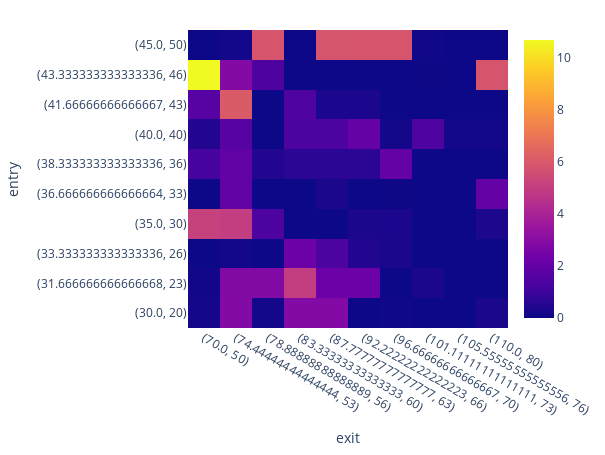

Notebook code cell kept with this figure:
### Code cell
import numpy as np
import pandas as pd
import vectorbt as vbt
import yfinance as yf

# Parameters
num = 10
metric1 = "total_return"
metric2 = "max_drawdown"
start = "2020-01-01"

# Download TSLA data from Yahoo Finance
df = yf.download("BTC-USD", auto_adjust=True, start=start)
df = df[['Close']]

# Generate parameter arrays for moving averages entry/exit points
arr1 = np.linspace(20, 50, num=num)
arr2 = np.linspace(50, 80, num=num)

short = list(arr1.astype('i'))
long = list(arr2.astype('i'))

# Create a mesh grid in order to simulate more MA combinations
grid1 = np.array(np.meshgrid(short, long)).T.reshape(-1, 2)
lst1 = [x[0] for x in grid1[:, [0]]]
lst2 = [x[0] for x in grid1[:, [1]]]

# Generate short-term and long-term moving averages for each combination
short_ma = vbt.MA.run(df, lst1)
long_ma = vbt.MA.run(df, lst2)

# Generate RSI
rsi = vbt.RSI.run(df)

# Define entry and exit points for RSI
entry_points = np.linspace(30, 45, num=num)
exit_points = np.linspace(70, 110, num=num)

# Create a mesh grid in order to simulate more RSI combinations
grid2 = np.array(np.meshgrid(entry_points, exit_points)).T.reshape(-1, 2)

# Creating rsi indicators
rsi_buy_signal = rsi.rsi_crossed_above(list(grid2[:, [0]]))  
rsi_sell_signal = rsi.rsi_crossed_below(list(grid2[:, [1]])) 

ma_buy_signal = short_ma.ma_crossed_below(long_ma)
ma_sell_signal = short_ma.ma_crossed_below(long_ma)

entries = rsi_buy_signal.vbt & ma_buy_signal
exits = rsi_sell_signal.vbt & ma_sell_signal

print(entries)

# Build the portfolio using the combined signals
pf = vbt.Portfolio.from_signals(df, entries, exits)

# Display results
print(pf.stats())

# Get the performance metric
pf_perf = pf.deep_getattr(metric1)
print(pf_perf)

pf_perf_matrix = pf_perf.vbt.unstack_to_df(index_levels = ["rsi_crossed_above", 2], 
                  column_levels = ["rsi_crossed_below", 3] )


pf_perf_matrix.vbt.heatmap( 
    xaxis_title = "exit",
    yaxis_title = "entry" ).show()

### Figure 1 — Plotly figure (JSON) as saved in the notebook; plotly's stock layout.template omitted (floating-point values rounded to 4 significant figures)
{"data": [{"colorscale": [[0, "#0d0887"], [0.1111, "#46039f"], [0.2222, "#7201a8"], [0.3333, "#9c179e"], [0.4444, "#bd3786"], [0.5556, "#d8576b"], [0.6667, "#ed7953"], [0.7778, "#fb9f3a"], [0.8889, "#fdca26"], [1, "#f0f921"]], "hoverongaps": false, "type": "heatmap", "uid": "c174dd09-b429-49d9-acbc-70751a8d4e95", "x": ["(70.0, 50)", "(74.44444444444444, 53)", "(78.88888888888889, 56)", "(83.33333333333333, 60)", "(87.77777777777777, 63)", "(92.22222222222223, 66)", "(96.66666666666667, 70)", "(101.11111111111111, 73)", "(105.55555555555556, 76)", "(110.0, 80)"], "y": ["(30.0, 20)", "(31.666666666666668, 23)", "(33.333333333333336, 26)", "(35.0, 30)", "(36.666666666666664, 33)", "(38.333333333333336, 36)", "(40.0, 40)", "(41.66666666666667, 43)", "(43.333333333333336, 46)", "(45.0, 50)"], "z": [[0.1729, 2.869, 0.1133, 2.869, 2.869, 0, 0.04189, 0, 0, 0.2711], [0.1231, 2.808, 2.808, 5.02, 2.22, 2.22, 0, 0.2711, 0, 0], [0, 0.1133, 0, 2.22, 1.364, 0.4682, 0.2711, 0, 0, 0], [5.157, 5.02, 1.364, 0, 0, 0.2711, 0.2731, 0, 0, 0.3025], [0, 1.901, 0, 0, 0.2711, 0, 0.02235, 0, 0, 2.007], [1.203, 1.901, 0.4682, 0.6196, 0.6196, 0.6196, 2.007, 0, 0, 0], [0.4682, 1.657, 0, 1.362, 1.362, 2.007, 0.1339, 1.428, 0.1339, 0.1339], [1.657, 6.075, 0, 1.428, 0.2932, 0.2932, 0, 0, 0, 0], [10.69, 2.867, 1.406, 0, 0, 0, 0, 0.01975, 0, 5.858], [0, 0.1353, 5.858, 0, 5.819, 5.858, 5.858, 0.08548, 0, 0]]}], "layout": {"height": 455, "legend": {"orientation": "h", "traceorder": "normal", "x": 1, "xanchor": "right", "y": 1.02, "yanchor": "bottom"}, "margin": {"b": 30, "l": 30, "r": 30, "t": 30}, "width": 605, "xaxis": {"title": {"text": "exit"}}, "yaxis": {"title": {"text": "entry"}}}}
